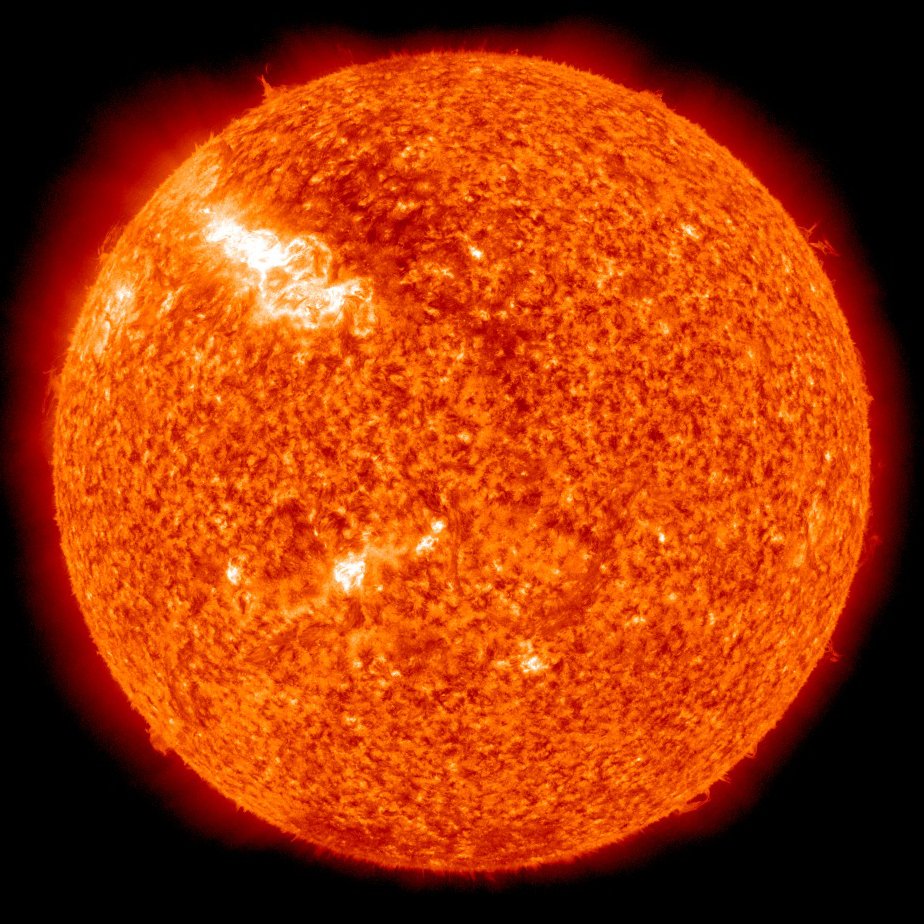
#> input picture lab_2/20110301_002957_1024_0304_c.png, 924 x 924 px, found by its file name; its folder holds only this picture in this run
$ python read_and_show_images.py
#> lines starting #> are read from the running program, lines starting #| are printed output that depends on the picture
import numpy as np
import matplotlib.pyplot as plt
import os

def read_image(imagefile):
    # Reads image in imagefile and returns color and gray-level images
#> called with imagefile = '.\\lab_2\\20110301_002957_1024_0304_c.png'
    img = (plt.imread(img_dir+file)*255).astype(int)
    img = img[:,:,:3]  # Remove transparency channel
#> img: shape (924, 924, 3) int64
    img_gl = np.mean(img,axis=2).astype(int)
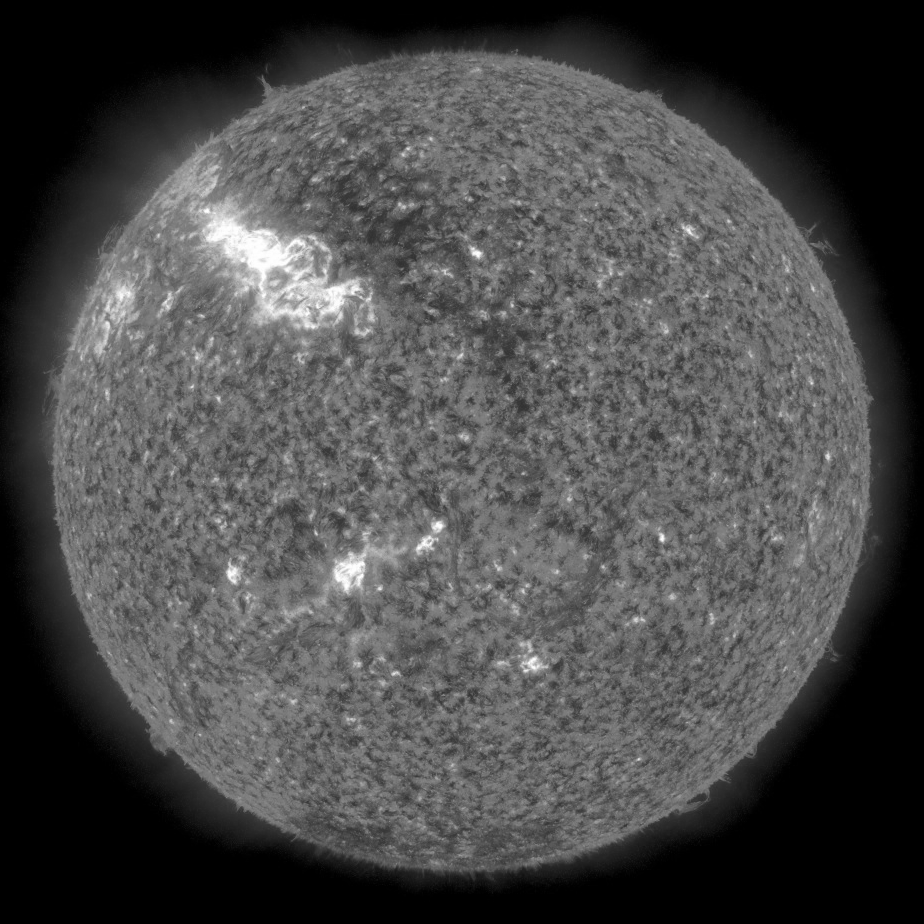
#> img_gl: shape (924, 924) int64; min 0, max 255, mean 73.1

    return img, img_gl

def draw_rect_on_image(im,ax,r,c,h,w):
    p = np.array([[r,c],[r+w,c],[r+w,c+h],[r,c+h],[r,c]])
    ax.imshow(im, cmap='gray')
    ax.plot(p[:,0],p[:,1],linewidth=3,color='R')

def box_brightest_pixel(im,ax):
    P = 0
    m,n = im.shape
    for i in range(m):
        for j in range(n):
            if P < im[i,j]:
                P = im[i,j]
                inx,iny = i,j
    print(P)
    print(inx)
    print(iny)
    draw_rect_on_image(im,ax,inx-10,iny-10,10,10)

def region_sumV1(im,ax,rows,columns,height,width):
    sum_region = 0
    max_region = 0
    m,n = width - 1, height -1
    for i in range(rows-width+1):
        for j in range(columns-height+1):
            for h in range(height):
                 for w in range(width):
                    sum_region = sum_region + im[i+w][j+h]
                    if sum_region > max_region:
                        max_region = sum_region
                        inx,iny = i+w-m,j+h-n
                 if h == height-1:
                    sum_region = 0
    draw_rect_on_image(im,ax,inx,iny,height,width)

def region_sumV2(im,ax,rows,columns,height,width):
    sum_region = 0
    max_region = 0
    for i in range(rows-width):
        for j in range(columns-height):
            sum_region = np.sum(im[i:i+width, j:j+height])
            if sum_region > max_region:
                max_region = sum_region
                inx,iny = i,j
            sum_region = 0
    draw_rect_on_image(im,ax,inx,iny,height,width)

def create_integral_image(arr,length,width):
    S = (width+1,length+1)
    img_table = np.zeros(S)
    print(img_table)
    for i in range( 1 , width+1):
        for j in range(1 , length + 1):
            integral_sum = np.sum(arr[:i,:j])
            img_table[i , j] = integral_sum
            integral_sum=0
    return img_table


img_dir = '.\\lab_2\\' # Directory where imagea are stored

img_files = os.listdir(img_dir)  # List of files in directory

plt.close('all')

for file in img_files:
    print(file)
    if file[-4:] == '.png': # File contains an image
        img, img_gl = read_image(img_dir+file)

        fig, (ax1, ax2) = plt.subplots(nrows=1, ncols=2)
        ax1.imshow(img)    #Display color image
        #box_brightest_pixel(img_gl,ax2)
        m,n = img_gl.shape
#> m = 924; n = 924
        region_sumV2(img_gl,ax2,m,n,20,20)
#> after the loop in region_sumV2, `for i in range(rows-width):`: inx = 238; iny = 246; max_region = 99893
#> in draw_rect_on_image, `p = np.array([[r,c],[r+w,c],[r+w,c+h],[r,c+h],[r,c]])`: p = [[238, 246], [258, 246], [258, 266], [238, 266], [238, 246]]
#> (the run stopped early here; a loop or call above may not have finished)
